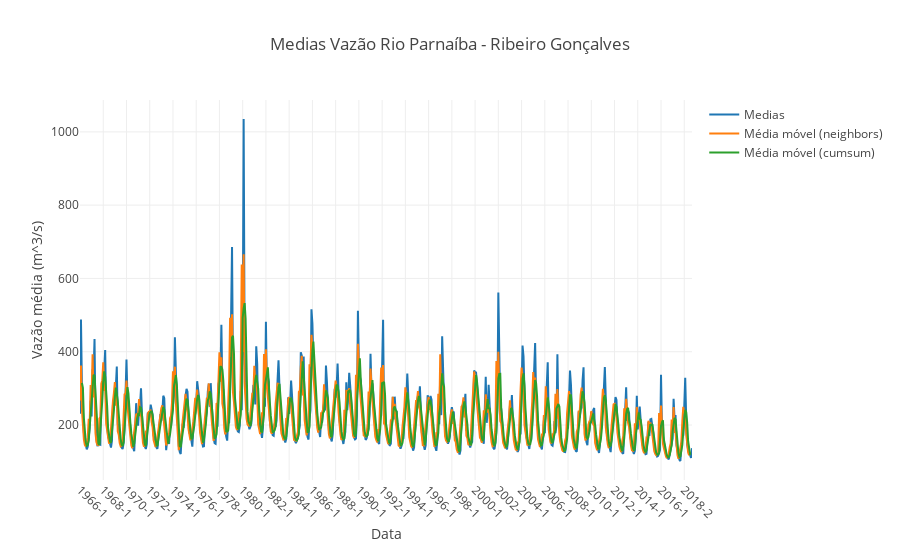

Source (notebook cell):
### Code cell
trace = go.Scatter(x = x, y = y, name = 'Medias')

trace_moving_avg = go.Scatter(x = x, y = running_mean(y), name = 'Média móvel (neighbors)')

trace_moving_avg2 = go.Scatter(x = x[2:], y = running_mean2(y,4), name = 'Média móvel (cumsum)')

tendencia = go.Scatter()

layout = go.Layout(title = 'Medias Vazão Rio Parnaíba - Ribeiro Gonçalves',
                   xaxis = dict(title = 'Data', type ='category', tickangle=45, dtick = 24),
                   yaxis = dict(title = 'Vazão média (m^3/s)'))

fig = go.Figure(data = [trace, trace_moving_avg, trace_moving_avg2], layout = layout)

pyo.iplot(fig, 'vazoes.html', config = dict(showLink = False))

### Figure 1 — Plotly figure (JSON) as saved in the notebook; plotly's stock layout.template omitted (floating-point values rounded to 4 significant figures; data arrays with more than 128 entries replaced by an {"elided": "..."} marker saying what was removed)
{"data": [{"y": {"elided": "633 float values"}, "x": {"elided": "633 str values"}, "type": "scatter", "name": "Medias", "uid": "46a0d085-0571-4e3e-a977-216ecb0b68aa"}, {"y": {"elided": "631 float values"}, "x": {"elided": "633 str values"}, "type": "scatter", "name": "Média móvel (neighbors)", "uid": "438571ef-835e-46bb-a1c3-09aaae53d4a7"}, {"y": {"elided": "630 float values"}, "x": {"elided": "631 str values"}, "type": "scatter", "name": "Média móvel (cumsum)", "uid": "793dcb05-aaf3-48be-b52f-fd77ae0a4bf9"}], "layout": {"yaxis": {"title": {"text": "Vazão média (m^3/s)"}}, "xaxis": {"tickangle": 45, "type": "category", "dtick": 24, "title": {"text": "Data"}}, "title": {"text": "Medias Vazão Rio Parnaíba - Ribeiro Gonçalves"}}}
